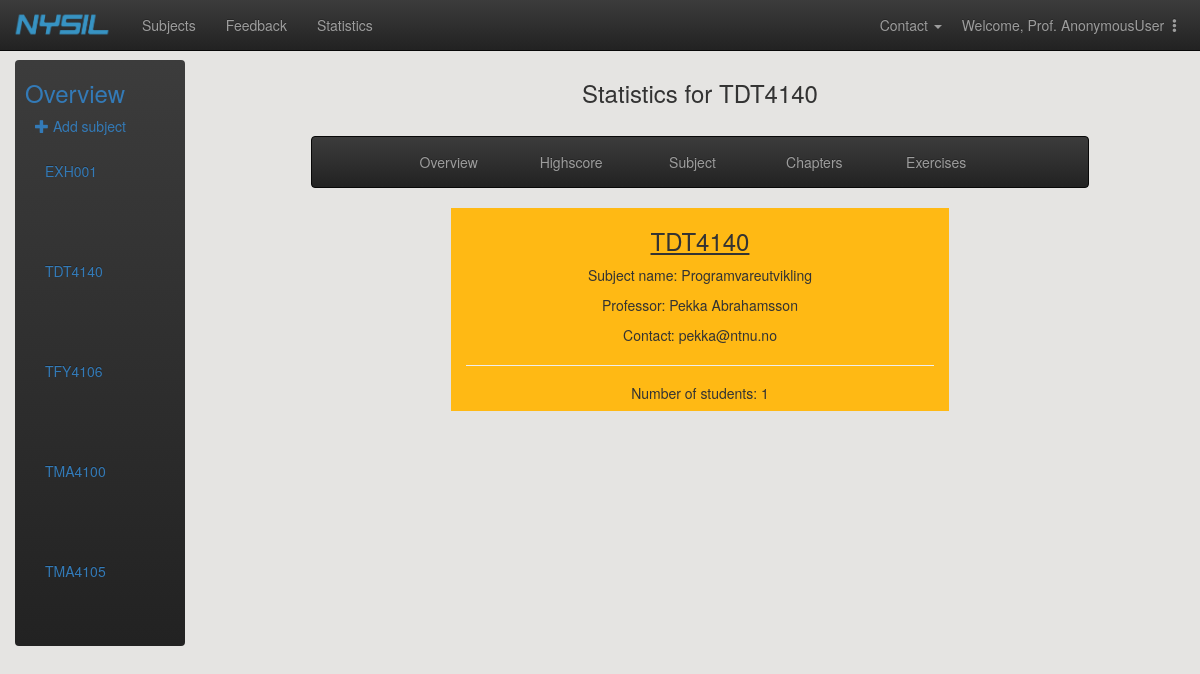
/adminpage/statistics/TDT4140/overview/, run on the app's committed database.
### main/models.py (models this page shows)
class Subject(models.Model):
    subject_code = models.CharField(max_length=20, primary_key=True) # primary key
    subject_name = models.CharField(max_length=30)
    professor_firstname = models.CharField(max_length=30)
    professor_lastname = models.CharField(max_length=30)
    professor_email = models.EmailField()
    class Meta:
        ordering = ['subject_code']
    def __str__(self):
        return self.subject_code
    def get_full_name(self):
        return self.professor_firstname + " " + self.professor_lastname
    get_full_name.short_description = 'Professor' # headline of professor-column in the admin-table

### stats/views.py (the view)
# urls.py: url(r'^(?P<subject_pk>[A-Za-z0-9]+)/overview/$', views.subject_overview, name='subject_overview'),
def subject_overview(request, subject_pk):
    subject = Subject.objects.get(pk=subject_pk)
    num_students = get_number_of_students(subject)
    context = {'subjects': Subject.objects.all(), 'subject': subject, 'num_students': num_students}
    return render(request, "stats/subject_overview.html", context)

### stats/views.py (called while the page is built)
def get_number_of_students(subject):
    return StudentConnectSubject.objects.filter(subject=subject).count()

### stats/templates/stats/subject_overview.html
{% extends 'stats/statistics_subject.html' %}
{% block extra%}
    <div class="col-sm-12">
        <div class="col-md-8 col-md-offset-2 text-center" style="background-color:#ffb914">
            <h3> <u>{{subject}}</u></h3>
            <p>Subject name: {{subject.subject_name}}</p>
            <p>Professor: {{subject.get_full_name}}</p>
            <p>Contact: {{subject.professor_email}}</p>
            <hr>
            <h5>Number of students: {{num_students}}</h5>
        </div>
    </div>
{% endblock %}

### stats/templates/stats/statistics_subject.html
{% extends 'stats/statistics_index.html' %}
{% block extension%}
    <div class="col-md-10">
        <div class="text-center"><h3>Statistics for {{subject}} </h3></div><br>
        <div class="col-md-10 col-md-offset-1">
            <nav class="navbar navbar-inverse" style="text-align:center;">
                <div class="container-fluid">
                    <ul class="nav navbar-nav col-md-12">
                        <li class="col-md-2 col-md-offset-1"><a href="{% url 'stats:subject_overview' subject_pk=subject.pk %}">Overview</a></li>
                        <li class="col-md-2"><a href="{% url 'stats:subject_highscore' subject_pk=subject.pk %}">Highscore</a></li>
                        <li class="col-md-2"><a href="{% url 'stats:subject_pie_graph' subject_pk=subject.pk %}">Subject</a></li>
                        <li class="col-md-2"><a href="{% url 'stats:subject_chapters' subject_pk=subject.pk %}">Chapters</a></li>
                        <li class="col-md-2"><a href="{% url 'stats:subject_exercise' subject_pk=subject.pk %}">Exercises</a></li>
                    </ul>
                </div>
            </nav>
        {% block extra %}
        {% endblock%}
        </div>
    </div>
{% endblock %}

### stats/templates/stats/statistics_index.html (shortened to what this page needs)
{% extends 'adminpage/subject_overview.html' %}
{% load static %}
{% block subjects %}
    {% for subject in subjects %}
        <div class="collapse navbar-collapse" id="id_subject_overview_menu">
            <ul class="nav navbar-nav navbar-left" style="width:120px">
                <li style="float:left">
                    <a href="{% url 'stats:subject_overview' subject_pk=subject.pk %}" style="color:#337AB7;width:150px">
                        {{ subject }}
                    </a>
                </li>
            </ul>
            <ul class="nav navbar-nav navbar-right" id="id_nav_drop" style="width:-10px">
                <li class="dropdown">
                </li>
            </ul>
        </div>
    {% endfor %}
{% endblock %}

### data on the page
Subject: subject_code "EXH001"
Subject: subject_code "TDT4140", subject_name "Programvareutvikling", get_full_name "Pekka Abrahamsson", professor_email "pekka@ntnu.no"
Subject: subject_code "TFY4106"
Subject: subject_code "TMA4100"
Subject: subject_code "TMA4105"

### other printed values
{{ user }} "AnonymousUser"
{{ num_students }} "1"
